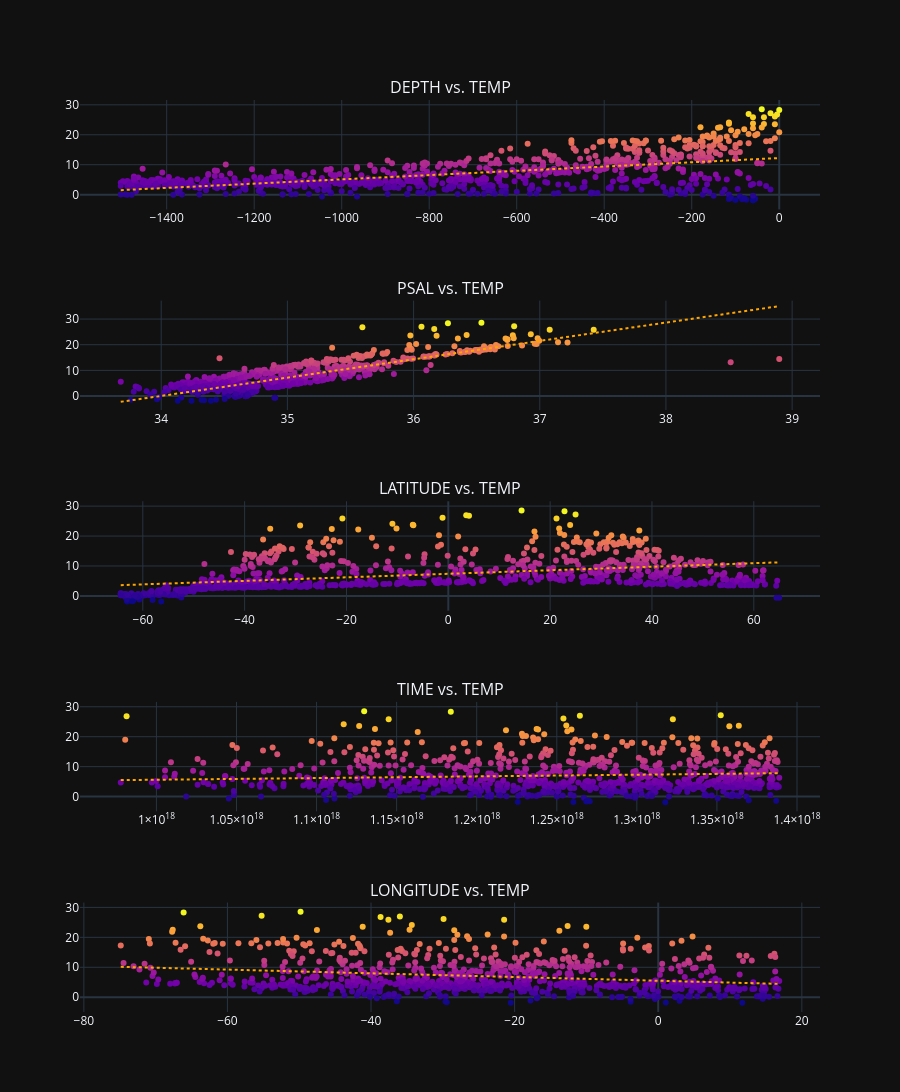

Notebook code cell kept with this figure:
### Markdown cell above
<h2>Trends</h2>

<p>
Now, let's see if we can see any obvious trends between our features and our target variables.
</p>

### Code cell
feature_names = X_train.columns
df_data_subset = Xy_train.sample(int(420 * 2), random_state=seed)
fig_trends = make_subplots(rows=len(feature_names), cols=1, subplot_titles=list(map(lambda v: f"{v} vs. TEMP", feature_names)))

for (i, feat) in enumerate(feature_names):
    fig_trend = px.scatter(df_data_subset, x=feat, y="TEMP", color="TEMP", trendline="ols")
    fig_trend.update_traces(line={"color": "orange", "width": 2, "dash": "dot"})
    for trace in fig_trend.data: fig_trends.add_trace(trace, row=(i + 1), col=1)

fig_trends.update_layout(height=1500, coloraxis_showscale=False, coloraxis=dict(colorscale="Plasma"))
fig_trends.show()

### Figure 1 — Plotly figure (JSON) as saved in the notebook; plotly's stock layout.template omitted (floating-point values rounded to 4 significant figures; data arrays with more than 128 entries replaced by an {"elided": "..."} marker saying what was removed)
{"data": [{"hovertemplate": "DEPTH=%{x}<br>TEMP=%{marker.color}<extra></extra>", "legendgroup": "", "line": {"color": "orange", "dash": "dot", "width": 2}, "marker": {"color": {"elided": "840 float values"}, "coloraxis": "coloraxis", "symbol": "circle"}, "mode": "markers", "name": "", "orientation": "v", "showlegend": false, "type": "scatter", "x": {"elided": "840 float values"}, "xaxis": "x", "y": {"elided": "840 float values"}, "yaxis": "y"}, {"hovertemplate": "<b>OLS trendline</b><br>TEMP = 0.00713037 * DEPTH + 12.2358<br>R<sup>2</sup>=0.312535<br><br>DEPTH=%{x}<br>TEMP=%{y} <b>(trend)</b><extra></extra>", "legendgroup": "", "line": {"color": "orange", "dash": "dot", "width": 2}, "marker": {"symbol": "circle"}, "mode": "lines", "name": "", "showlegend": false, "type": "scatter", "x": {"elided": "840 float values"}, "xaxis": "x", "y": {"elided": "840 float values"}, "yaxis": "y"}, {"hovertemplate": "PSAL=%{x}<br>TEMP=%{marker.color}<extra></extra>", "legendgroup": "", "line": {"color": "orange", "dash": "dot", "width": 2}, "marker": {"color": {"elided": "840 float values"}, "coloraxis": "coloraxis", "symbol": "circle"}, "mode": "markers", "name": "", "orientation": "v", "showlegend": false, "type": "scatter", "x": {"elided": "840 float values"}, "xaxis": "x2", "y": {"elided": "840 float values"}, "yaxis": "y2"}, {"hovertemplate": "<b>OLS trendline</b><br>TEMP = 7.14332 * PSAL + -242.818<br>R<sup>2</sup>=0.705742<br><br>PSAL=%{x}<br>TEMP=%{y} <b>(trend)</b><extra></extra>", "legendgroup": "", "line": {"color": "orange", "dash": "dot", "width": 2}, "marker": {"symbol": "circle"}, "mode": "lines", "name": "", "showlegend": false, "type": "scatter", "x": {"elided": "840 float values"}, "xaxis": "x2", "y": {"elided": "840 float values"}, "yaxis": "y2"}, {"hovertemplate": "LATITUDE=%{x}<br>TEMP=%{marker.color}<extra></extra>", "legendgroup": "", "line": {"color": "orange", "dash": "dot", "width": 2}, "marker": {"color": {"elided": "840 float values"}, "coloraxis": "coloraxis", "symbol": "circle"}, "mode": "markers", "name": "", "orientation": "v", "showlegend": false, "type": "scatter", "x": {"elided": "840 float values"}, "xaxis": "x3", "y": {"elided": "840 float values"}, "yaxis": "y3"}, {"hovertemplate": "<b>OLS trendline</b><br>TEMP = 0.0589956 * LATITUDE + 7.38975<br>R<sup>2</sup>=0.163177<br><br>LATITUDE=%{x}<br>TEMP=%{y} <b>(trend)</b><extra></extra>", "legendgroup": "", "line": {"color": "orange", "dash": "dot", "width": 2}, "marker": {"symbol": "circle"}, "mode": "lines", "name": "", "showlegend": false, "type": "scatter", "x": {"elided": "840 float values"}, "xaxis": "x3", "y": {"elided": "840 float values"}, "yaxis": "y3"}, {"hovertemplate": "TIME=%{x}<br>TEMP=%{marker.color}<extra></extra>", "legendgroup": "", "line": {"color": "orange", "dash": "dot", "width": 2}, "marker": {"color": {"elided": "840 float values"}, "coloraxis": "coloraxis", "symbol": "circle"}, "mode": "markers", "name": "", "orientation": "v", "showlegend": false, "type": "scatter", "x": {"elided": "840 float values"}, "xaxis": "x4", "y": {"elided": "840 float values"}, "yaxis": "y4"}, {"hovertemplate": "<b>OLS trendline</b><br>TEMP = 5.61824e-18 * TIME + 4.48804e-36<br>R<sup>2</sup>=-0.016459<br><br>TIME=%{x}<br>TEMP=%{y} <b>(trend)</b><extra></extra>", "legendgroup": "", "line": {"color": "orange", "dash": "dot", "width": 2}, "marker": {"symbol": "circle"}, "mode": "lines", "name": "", "showlegend": false, "type": "scatter", "x": {"elided": "840 float values"}, "xaxis": "x4", "y": {"elided": "840 float values"}, "yaxis": "y4"}, {"hovertemplate": "LONGITUDE=%{x}<br>TEMP=%{marker.color}<extra></extra>", "legendgroup": "", "line": {"color": "orange", "dash": "dot", "width": 2}, "marker": {"color": {"elided": "840 float values"}, "coloraxis": "coloraxis", "symbol": "circle"}, "mode": "markers", "name": "", "orientation": "v", "showlegend": false, "type": "scatter", "x": {"elided": "840 float values"}, "xaxis": "x5", "y": {"elided": "840 float values"}, "yaxis": "y5"}, {"hovertemplate": "<b>OLS trendline</b><br>TEMP = -0.0619928 * LONGITUDE + 5.50379<br>R<sup>2</sup>=0.054474<br><br>LONGITUDE=%{x}<br>TEMP=%{y} <b>(trend)</b><extra></extra>", "legendgroup": "", "line": {"color": "orange", "dash": "dot", "width": 2}, "marker": {"symbol": "circle"}, "mode": "lines", "name": "", "showlegend": false, "type": "scatter", "x": {"elided": "840 float values"}, "xaxis": "x5", "y": {"elided": "840 float values"}, "yaxis": "y5"}], "layout": {"annotations": [{"font": {"size": 16}, "showarrow": false, "text": "DEPTH vs. TEMP", "x": 0.5, "xanchor": "center", "xref": "paper", "y": 1, "yanchor": "bottom", "yref": "paper"}, {"font": {"size": 16}, "showarrow": false, "text": "PSAL vs. TEMP", "x": 0.5, "xanchor": "center", "xref": "paper", "y": 0.78, "yanchor": "bottom", "yref": "paper"}, {"font": {"size": 16}, "showarrow": false, "text": "LATITUDE vs. TEMP", "x": 0.5, "xanchor": "center", "xref": "paper", "y": 0.56, "yanchor": "bottom", "yref": "paper"}, {"font": {"size": 16}, "showarrow": false, "text": "TIME vs. TEMP", "x": 0.5, "xanchor": "center", "xref": "paper", "y": 0.34, "yanchor": "bottom", "yref": "paper"}, {"font": {"size": 16}, "showarrow": false, "text": "LONGITUDE vs. TEMP", "x": 0.5, "xanchor": "center", "xref": "paper", "y": 0.12, "yanchor": "bottom", "yref": "paper"}], "coloraxis": {"colorscale": [[0, "#0d0887"], [0.1111, "#46039f"], [0.2222, "#7201a8"], [0.3333, "#9c179e"], [0.4444, "#bd3786"], [0.5556, "#d8576b"], [0.6667, "#ed7953"], [0.7778, "#fb9f3a"], [0.8889, "#fdca26"], [1, "#f0f921"]], "showscale": false}, "height": 1500, "xaxis": {"anchor": "y", "domain": [0, 1]}, "xaxis2": {"anchor": "y2", "domain": [0, 1]}, "xaxis3": {"anchor": "y3", "domain": [0, 1]}, "xaxis4": {"anchor": "y4", "domain": [0, 1]}, "xaxis5": {"anchor": "y5", "domain": [0, 1]}, "yaxis": {"anchor": "x", "domain": [0.88, 1]}, "yaxis2": {"anchor": "x2", "domain": [0.66, 0.78]}, "yaxis3": {"anchor": "x3", "domain": [0.44, 0.56]}, "yaxis4": {"anchor": "x4", "domain": [0.22, 0.34]}, "yaxis5": {"anchor": "x5", "domain": [0, 0.12]}}}
